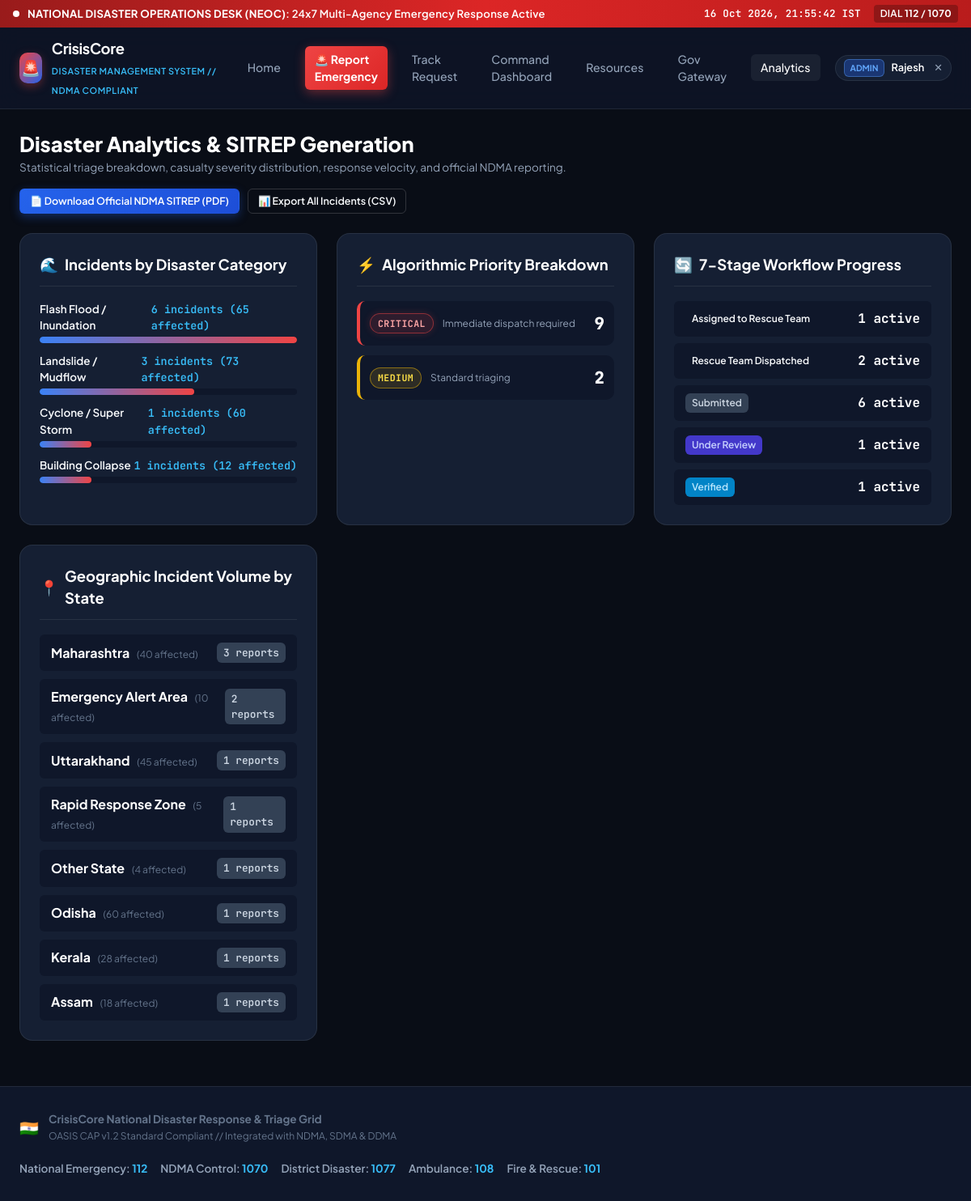
Screenshot of /analytics (signed in) with the database file from the repository.
### tables this page shows
CREATE TABLE incidents (
        id INTEGER PRIMARY KEY AUTOINCREMENT,
        tracking_id TEXT UNIQUE NOT NULL,
        citizen_name TEXT NOT NULL,
        phone TEXT NOT NULL,
        disaster_type TEXT NOT NULL,
        severity_input TEXT NOT NULL,
        priority_score INTEGER NOT NULL DEFAULT 50,
        priority_level TEXT NOT NULL DEFAULT 'MEDIUM',
        affected_count INTEGER NOT NULL DEFAULT 1,
        injured_count INTEGER NOT NULL DEFAULT 0,
        children_count INTEGER NOT NULL DEFAULT 0,
        elderly_count INTEGER NOT NULL DEFAULT 0,
        lat REAL NOT NULL,
        lng REAL NOT NULL,
        state TEXT NOT NULL,
        district TEXT NOT NULL,
        address TEXT NOT NULL,
        description TEXT NOT NULL,
        problems TEXT,
        assistance_required TEXT NOT NULL,
        status TEXT NOT NULL CHECK(status IN (
            'Submitted',
            'Under Review',
            'Verified',
            'Assigned to Rescue Team',
            'Rescue Team Dispatched',
            'Assistance in Progress',
            'Resolved'
        )) DEFAULT 'Submitted',
        assigned_team_id INTEGER,
        government_sync_status TEXT NOT NULL DEFAULT 'NOT_FORWARDED',
        sync_receipt_id TEXT,
        sync_timestamp TEXT,
        media_url TEXT,
        priority_breakdown_json TEXT,
        created_at TEXT NOT NULL,
        updated_at TEXT NOT NULL,
        FOREIGN KEY (assigned_team_id) REFERENCES rescue_teams(id)
    );

### app.py (the view)
@app.route("/analytics")
@login_required
def analytics_page():
    conn = get_db()
    cursor = conn.cursor()
    cursor.execute("""
        SELECT disaster_type, COUNT(*) as count, SUM(affected_count) as total_affected, SUM(injured_count) as total_injured
        FROM incidents
        GROUP BY disaster_type
        ORDER BY count DESC
    """)
    by_disaster = [dict(r) for r in cursor.fetchall()]
    cursor.execute("""
        SELECT priority_level, COUNT(*) as count
        FROM incidents
        GROUP BY priority_level
    """)
    by_priority = [dict(r) for r in cursor.fetchall()]
    cursor.execute("""
        SELECT status, COUNT(*) as count
        FROM incidents
        GROUP BY status
    """)
    by_status = [dict(r) for r in cursor.fetchall()]
    cursor.execute("""
        SELECT state, COUNT(*) as count, SUM(affected_count) as affected
        FROM incidents
        GROUP BY state
        ORDER BY count DESC
    """)
    by_state = [dict(r) for r in cursor.fetchall()]
    conn.close()
    return render_template(
        "analytics.html",
        by_disaster=by_disaster,
        by_priority=by_priority,
        by_status=by_status,
        by_state=by_state
    )

### app.py (called while the page is built)
def login_required(f):
    @wraps(f)
    def decorated_function(*args, **kwargs):
        if "user_id" not in session:
            flash("Please sign in with authorized credentials to access this portal.", "warning")
            return redirect(url_for("login_page", next=request.url))
        return f(*args, **kwargs)
    return decorated_function

### database.py (called while the page is built)
def get_db():
    conn = sqlite3.connect(Config.DATABASE_PATH)
    conn.row_factory = sqlite3.Row
    return conn

### templates/analytics.html (shortened to what this page needs)
{% extends "base.html" %}
{% block content %}
<div class="analytics-wrapper">
  <div class="dashboard-header">
    <div>
      <h2 style="font-size:1.6rem; font-weight:800; color:var(--text-bright);">
        Disaster Analytics & SITREP Generation
      </h2>
      <p style="color:var(--text-muted); font-size:0.85rem;">
        Statistical triage breakdown, casualty severity distribution, response velocity, and official NDMA reporting.
      </p>
    </div>
    <div class="dashboard-actions">
      <a href="/api/export/sitrep.pdf" class="btn btn-primary btn-sm" id="analyticsPdfBtn">
        📄 Download Official NDMA SITREP (PDF)
      </a>
      <a href="/api/export/incidents.csv" class="btn btn-outline btn-sm" id="analyticsCsvBtn">
        📊 Export All Incidents (CSV)
      </a>
    </div>
  </div>
  <div style="display:grid; grid-template-columns:repeat(auto-fit, minmax(360px, 1fr)); gap:24px; margin-bottom:32px;">
    <div class="dossier-card" style="margin-bottom:0;">
      <h3><span>🌊</span> Incidents by Disaster Category</h3>
      <div style="display:flex; flex-direction:column; gap:12px; margin-top:14px;">
        {% for d in by_disaster %}
          <div>
            <div style="display:flex; justify-content:space-between; font-size:0.84rem; font-weight:600; margin-bottom:4px;">
              <span>{{ d.disaster_type }}</span>
              <span style="font-family:var(--font-mono); color:#38bdf8;">{{ d.count }} incidents ({{ d.total_affected }} affected)</span>
            </div>
            <div style="width:100%; height:8px; background:var(--bg-surface); border-radius:var(--radius-full); overflow:hidden;">
              <div style="width:{{ (d.count * 20) }}%; max-width:100%; height:100%; background:linear-gradient(90deg, #3b82f6, #ef4444); border-radius:var(--radius-full);"></div>
            </div>
          </div>
        {% endfor %}
      </div>
    </div>
    <div class="dossier-card" style="margin-bottom:0;">
      <h3><span>⚡</span> Algorithmic Priority Breakdown</h3>
      <div style="display:flex; flex-direction:column; gap:12px; margin-top:14px;">
        {% for p in by_priority %}
          <div style="display:flex; align-items:center; justify-content:space-between; padding:12px; background:var(--bg-surface); border-radius:var(--radius-md); border-left:4px solid {% if p.priority_level == 'CRITICAL' %}#ef4444{% elif p.priority_level == 'HIGH' %}#f97316{% elif p.priority_level == 'MEDIUM' %}#eab308{% else %}#06b6d4{% endif %};">
            <div>
              <span class="badge-priority {{ p.priority_level.lower() }}">{{ p.priority_level }}</span>
              <span style="font-size:0.75rem; color:var(--text-muted); margin-left:8px;">
                {% if p.priority_level == 'CRITICAL' %}Immediate dispatch required{% elif p.priority_level == 'HIGH' %}High urgency mobilization{% else %}Standard triaging{% endif %}
              </span>
            </div>
            <span style="font-size:1.3rem; font-weight:800; font-family:var(--font-mono); color:var(--text-bright);">
              {{ p.count }}
            </span>
          </div>
        {% endfor %}
      </div>
    </div>
    <div class="dossier-card" style="margin-bottom:0;">
      <h3><span>🔄</span> 7-Stage Workflow Progress</h3>
      <div style="display:flex; flex-direction:column; gap:8px; margin-top:14px;">
        {% for s in by_status %}
          <div style="display:flex; justify-content:space-between; align-items:center; padding:10px 14px; background:var(--bg-surface); border-radius:var(--radius-sm);">
            <span class="badge-status {{ s.status.lower().replace(' ', '-') }}">{{ s.status }}</span>
            <span style="font-family:var(--font-mono); font-weight:700; color:var(--text-bright);">{{ s.count }} active</span>
          </div>
        {% endfor %}
      </div>
    </div>
    <div class="dossier-card" style="margin-bottom:0;">
      <h3><span>📍</span> Geographic Incident Volume by State</h3>
      <div style="display:flex; flex-direction:column; gap:10px; margin-top:14px;">
        {% for st in by_state %}
          <div style="display:flex; justify-content:space-between; align-items:center; padding:10px 14px; background:var(--bg-surface); border-radius:var(--radius-sm);">
            <div>
              <span style="font-weight:700; color:var(--text-bright);">{{ st.state }}</span>
              <span style="font-size:0.75rem; color:var(--text-dim); margin-left:6px;">({{ st.affected }} affected)</span>
            </div>
            <span class="badge-status submitted" style="font-family:var(--font-mono); font-size:0.8rem;">
              {{ st.count }} reports
            </span>
          </div>
        {% endfor %}
      </div>
    </div>
  </div>
</div>
{% endblock %}

### static/css/main.css (style rules this page uses)
:root { --bg-dark: #090d16; --bg-surface: #0f172a; --bg-card: #151f33; --bg-card-hover: #1c2a45; --bg-glass: rgba(15, 23, 42, 0.78); --border-subtle: rgba(255, 255, 255, 0.08); --border-bright: rgba(255, 255, 255, 0.16); --primary: #2563eb; --primary-hover: #1d4ed8; --primary-light: #3b82f6; --primary-glow: rgba(37, 99, 235, 0.35); --critical-red: #ef4444; --critical-glow: rgba(239, 68, 68, 0.45); --critical-bg: rgba(239, 68, 68, 0.14); --high-orange: #f97316; --high-glow: rgba(249, 115, 22, 0.35); --high-bg: rgba(249, 115, 22, 0.14); --medium-yellow: #eab308; --medium-glow: rgba(234, 179, 8, 0.3); --medium-bg: rgba(234, 179, 8, 0.14); --low-blue: #06b6d4; --low-bg: rgba(6, 182, 212, 0.14); --resolved-green: #10b981; --resolved-glow: rgba(16, 185, 129, 0.35); --resolved-bg: rgba(16, 185, 129, 0.14); --text-main: #f8fafc; --text-muted: #94a3b8; --text-dim: #64748b; --text-bright: #ffffff; --font-sans: 'Plus Jakarta Sans', -apple-system, BlinkMacSystemFont, 'Segoe UI', Roboto, sans-serif; --font-mono: 'JetBrains Mono', monospace; --radius-sm: 6px; --radius-md: 10px; --radius-lg: 16px; --radius-xl: 24px; --radius-full: 9999px; --shadow-sm: 0 1px 3px rgba(0, 0, 0, 0.4); --shadow-md: 0 4px 14px rgba(0, 0, 0, 0.5); --shadow-lg: 0 10px 30px rgba(0, 0, 0, 0.65); --shadow-glow-red: 0 0 20px rgba(239, 68, 68, 0.35); --shadow-glow-blue: 0 0 20px rgba(37, 99, 235, 0.35); }
*, *::before, *::after { box-sizing: border-box; margin: 0; padding: 0; }
html { font-family: var(--font-sans); background-color: var(--bg-dark); color: var(--text-main); scroll-behavior: smooth; -webkit-font-smoothing: antialiased; }
body { min-height: 100vh; display: flex; flex-direction: column; line-height: 1.5; background-color: var(--bg-dark); }
.badge-priority { display: inline-flex; align-items: center; gap: 5px; font-size: 0.72rem; font-weight: 700; padding: 3px 9px; border-radius: var(--radius-full); letter-spacing: 0.04em; text-transform: uppercase; font-family: var(--font-mono); }
.badge-priority.critical { background: var(--critical-bg); color: #fca5a5; border: 1px solid rgba(239, 68, 68, 0.5); box-shadow: 0 0 10px rgba(239, 68, 68, 0.2); }
.badge-priority.medium { background: var(--medium-bg); color: #fde047; border: 1px solid rgba(234, 179, 8, 0.5); }
.badge-status { display: inline-flex; align-items: center; gap: 4px; padding: 3px 8px; border-radius: var(--radius-sm); font-size: 0.75rem; font-weight: 600; }
.badge-status.submitted { background: #334155; color: #cbd5e1; }
.badge-status.under-review { background: #4338ca; color: #c7d2fe; }
.badge-status.verified { background: #0284c7; color: #bae6fd; }
.btn { display: inline-flex; align-items: center; justify-content: center; gap: 8px; padding: 9px 18px; border-radius: var(--radius-md); font-size: 0.88rem; font-weight: 600; cursor: pointer; border: 1px solid transparent; transition: all 0.2s cubic-bezier(0.4, 0, 0.2, 1); text-decoration: none; font-family: inherit; }
.btn-primary { background: linear-gradient(135deg, #2563eb, #1d4ed8); color: #ffffff; box-shadow: 0 4px 12px var(--primary-glow); }
.btn-outline { background: transparent; border-color: var(--border-bright); color: var(--text-main); }
.btn-sm { padding: 5px 12px; font-size: 0.78rem; border-radius: var(--radius-sm); }

### static/css/dashboard.css (style rules this page uses)
.dashboard-header { display: flex; flex-wrap: wrap; align-items: center; justify-content: space-between; margin-bottom: 24px; gap: 16px; }
.dashboard-actions { display: flex; gap: 10px; flex-wrap: wrap; }
.dossier-card { background: var(--bg-card); border: 1px solid var(--border-subtle); border-radius: var(--radius-lg); padding: 24px; margin-bottom: 24px; }
.dossier-card h3 { font-size: 1.15rem; font-weight: 700; color: var(--text-bright); border-bottom: 1px solid var(--border-subtle); padding-bottom: 12px; margin-bottom: 18px; display: flex; align-items: center; gap: 8px; }

### rows the page displays
incidents: disaster_type "Cyclone / Super Storm", count "1", total_affected "60", {{ (d.count * 20) }} 20 (drawn), state "Odisha", affected "60"
incidents: disaster_type "Building Collapse", count "1", total_affected "12", {{ (d.count * 20) }} 20 (drawn)
incidents: state "Uttarakhand", affected "45", count "1"
incidents: state "Other State", affected "4", count "1"
incidents: state "Kerala", affected "28", count "1"
incidents: state "Assam", affected "18", count "1"

### other values shown
{{ session.get('role', 'Official') }} "ADMIN"
{{ session.get('full_name', 'Officer').split(' ')[0] }} "Rajesh"
{{ d.disaster_type }} "Flash Flood / Inundation" "Landslide / Mudflow"
{{ d.count }} "6" "3"
{{ d.total_affected }} "65" "73"
{{ p.priority_level }} "CRITICAL" "MEDIUM"
{{ p.count }} "9" "2"
{{ s.status }} "Assigned to Rescue Team" "Rescue Team Dispatched" "Submitted" "Under Review" "Verified"
{{ s.count }} "1" "2" "6" "1" "1"
{{ st.state }} "Maharashtra" "Emergency Alert Area" "Rapid Response Zone"
{{ st.affected }} "40" "10" "5"
{{ st.count }} "3" "2" "1"
